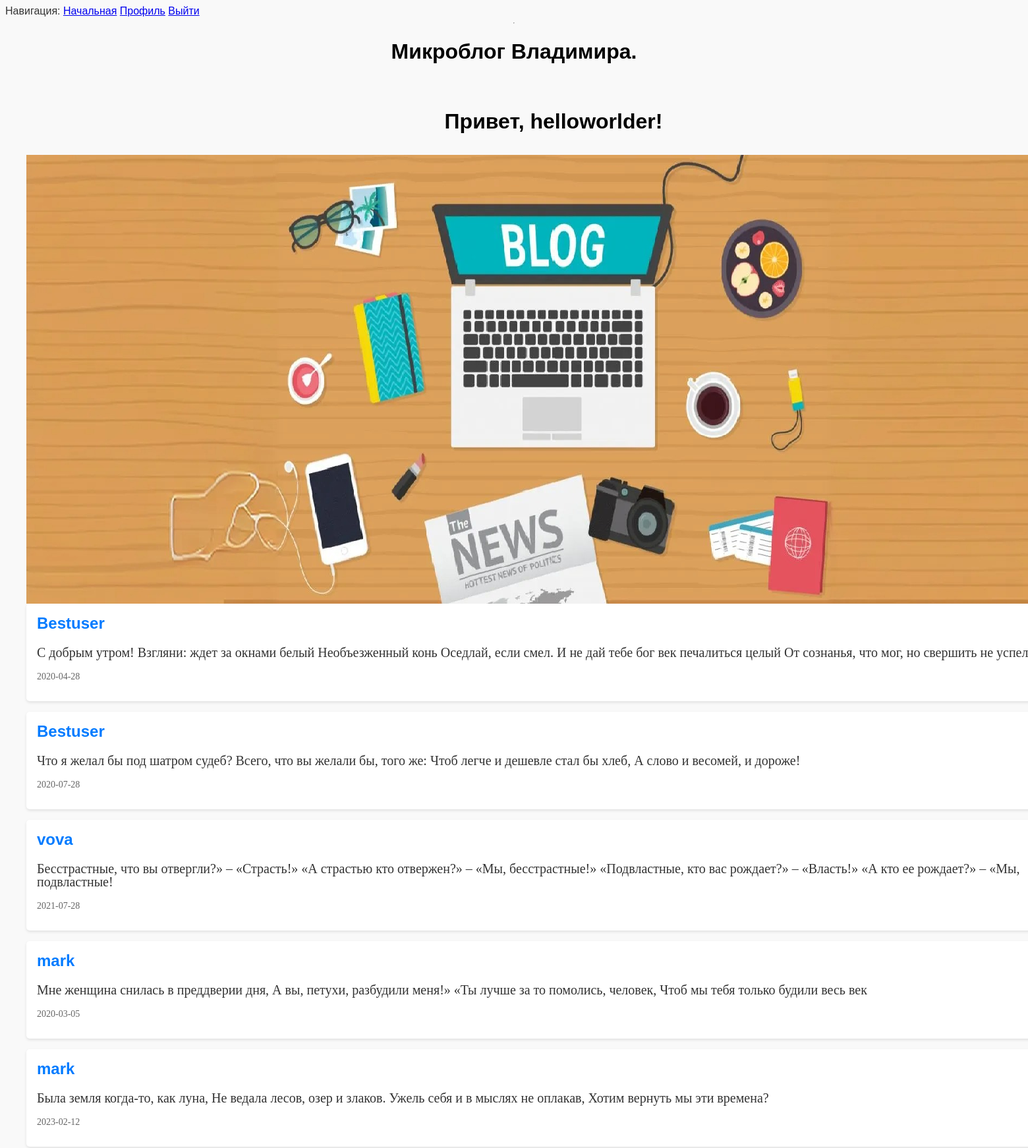
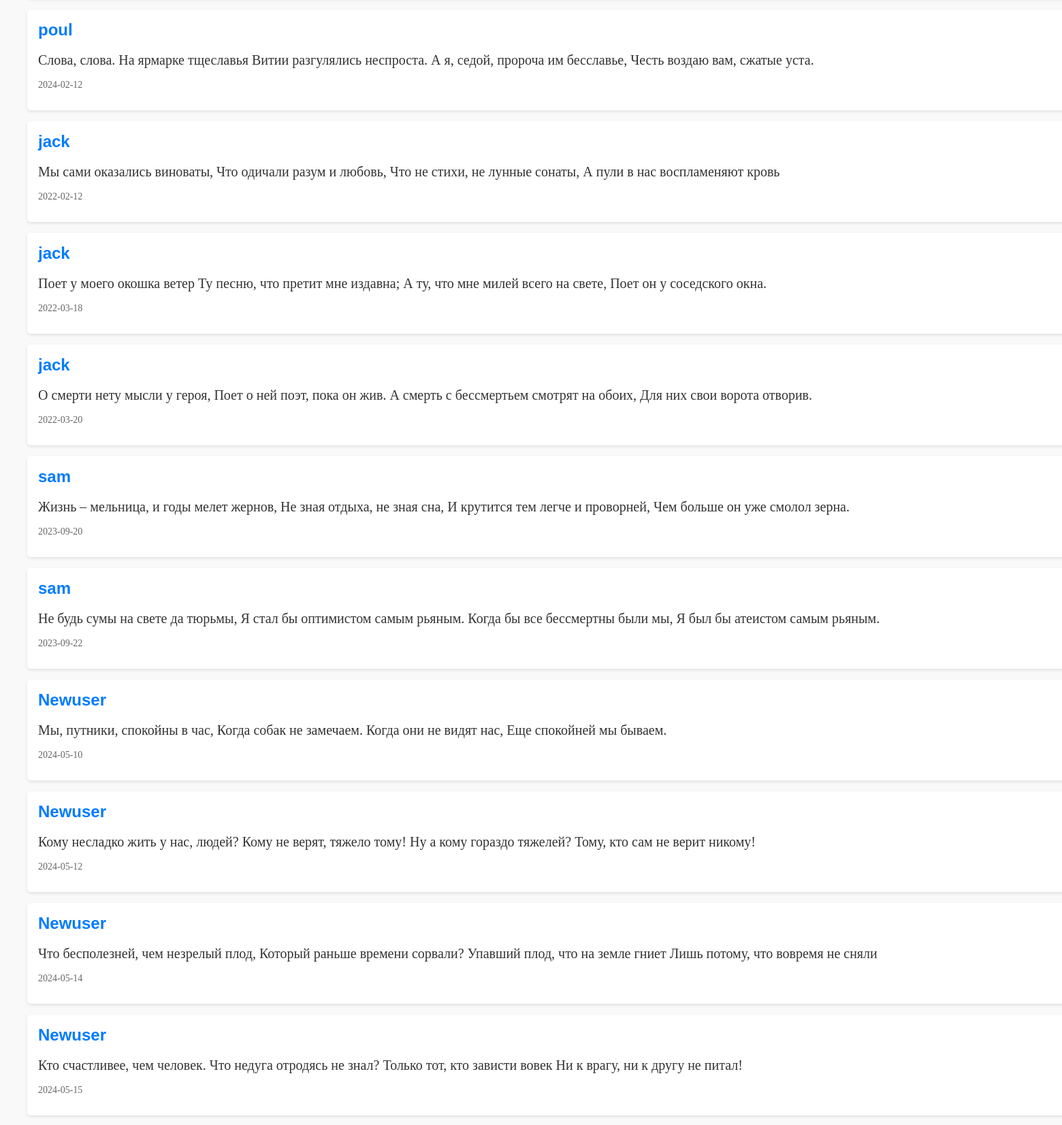
The app's page /index (signed in, upper part) with its own data (2 pictures, top to bottom).
### app/models.py (models this page shows, shortened)
class User(UserMixin, db.Model):
    id = db.Column(db.Integer, primary_key=True)
    username = db.Column(db.String(80), unique=True, nullable=False)
    email = db.Column(db.String(120), unique=True, nullable=False)
    password_hash = db.Column(db.String(128), nullable=False)
    avatar = db.Column(db.String(120), default='default_avatar.png')

class Post(db.Model):
    id = db.Column(db.Integer, primary_key=True)
    title = db.Column(db.String(120), nullable=False)
    text = db.Column(db.Text, nullable=False)
    date = db.Column(db.Text, nullable=False)
    user_id = db.Column(db.Integer, db.ForeignKey('user.id'), nullable=False)
    user = db.relationship('User', backref=db.backref('posts', lazy=True))

### app/routes.py (the view)
@app.route('/')
@app.route('/index')
@login_required
def index():
    app.logger.info('Проверка')
    user = {'username': 'User'}
    posts = Post.query.all()
    return render_template('index.html',
                           title='Home',
                           user=user,
                           posts=posts)

### app/models.py (called while the page is built)
@login.user_loader
def load_user(id):
    return db.session.get(User, int(id))

### app/templates/index.html (shortened to what this page needs)
{% extends "base.html" %}
{% block content %}
    <h1>Привет, {{ current_user.username }}!</h1>
    <section class="posts">
        <img  src="{{ url_for('static', filename='images/i3.png') }}">
        {% for post in posts %}
            <article class="post">
                <h2>{{ post.title }} </h2>
                <p>{{ post.text }} </p>
                <p class="post-meta">{{ post.date }}</p>
            </article>
        {% endfor %}
{% endblock %}

### app/templates/base.html (shortened to what this page needs)
<doctype html>
  <html>
      <head>
          <link rel="stylesheet" type="text/css" href="{{ url_for('static', filename='css/style.css') }}">
      </head>
      <body>
        <div class="wrapper">
        <div>Навигация:
            <a href="/index">Начальная</a>
            {% if current_user.is_anonymous %}
                <a href="/login">Войти</a>
            {% else %}
                <a href="{{ url_for('user', username=current_user.username) }}">Профиль</a>
                <a href="/logout">Выйти</a>
            {% endif %}
        </div>
        <hr>
          <header>
              <h1>Микроблог Владимира.</h1>
          </header>
          <main>
            {% block content %}{% endblock %}
          </main>
          </div>
      </body>
  </html>
</doctype>

### app/static/css/style.css (style rules this page uses)
body { background-color: #f9f9f9; color: #333; font-family: "Arial", sans-serif }
h1 { color: black; text-align: center; }
p { font-family: Times New Roman; font-size: 20px; }
header { padding: 1rem 0; text-align: center; }
header h1 { margin: 0; font-size: 2rem; }
main { flex: 1; padding: 2rem; max-width: 1600px; margin: 0 auto; }
.wrapper { display: flex; flex-direction: column; min-height: 100vh; }
.posts { margin: 2rem 0; }
.post { background-color: #fff; padding: 1rem; margin-bottom: 1rem; border-radius: 5px; box-shadow: 0 2px 4px rgba(0, 0, 0, 0.1) }
.post h2 { margin-top: 0; font-size: 1.5rem; color: #007BFF; }
.post p { line-height: 1.0; }
.post-meta { font-size: 0.875rem; color: #666; margin-top: 1rem; }

### records on screen
User: username "helloworlder"
Post: title "Bestuser", text "С добрым утром! Взгляни: ждет за окнами белый Необъезженный конь Оседлай, если смел. И не дай тебе бог век печалиться целый От сознанья, что мог, но свершить не…", date "2020-04-28"
Post: title "Bestuser", text "Что я желал бы под шатром судеб? Всего, что вы желали бы, того же: Чтоб легче и дешевле стал бы хлеб, А слово и весомей, и дороже!", date "2020-07-28"
Post: title "vova", text "Бесстрастные, что вы отвергли?» – «Страсть!» «А страстью кто отвержен?» – «Мы, бесстрастные!» «Подвластные, кто вас рождает?» – «Власть!» «А кто ее рождает?» – «Мы, подвластные!", date "2021-07-28"
Post: title "mark", text "Мне женщина снилась в преддверии дня, А вы, петухи, разбудили меня!» «Ты лучше за то помолись, человек, Чтоб мы тебя только будили весь век", date "2020-03-05"
Post: title "mark", text "Была земля когда-то, как луна, Не ведала лесов, озер и злаков. Ужель себя и в мыслях не оплакав, Хотим вернуть мы эти времена?", date "2023-02-12"
Post: title "poul", text "Слова, слова. На ярмарке тщеславья Витии разгулялись неспроста. А я, седой, пророча им бесславье, Честь воздаю вам, сжатые уста.", date "2024-02-12"
Post: title "jack", text "Мы сами оказались виноваты, Что одичали разум и любовь, Что не стихи, не лунные сонаты, А пули в нас воспламеняют кровь", date "2022-02-12"
Post: title "jack", text "Поет у моего окошка ветер Ту песню, что претит мне издавна; А ту, что мне милей всего на свете, Поет он у соседского окна.", date "2022-03-18"
Post: title "jack", text "О смерти нету мысли у героя, Поет о ней поэт, пока он жив. А смерть с бессмертьем смотрят на обоих, Для них свои ворота отворив.", date "2022-03-20"
Post: title "sam", text "Жизнь – мельница, и годы мелет жернов, Не зная отдыха, не зная сна, И крутится тем легче и проворней, Чем больше он уже смолол зерна.", date "2023-09-20"
Post: title "sam", text "Не будь сумы на свете да тюрьмы, Я стал бы оптимистом самым рьяным. Когда бы все бессмертны были мы, Я был бы атеистом самым рьяным.", date "2023-09-22"
Post: title "Newuser", text "Мы, путники, спокойны в час, Когда собак не замечаем. Когда они не видят нас, Еще спокойней мы бываем.", date "2024-05-10"
Post: title "Newuser", text "Кому несладко жить у нас, людей? Кому не верят, тяжело тому! Ну а кому гораздо тяжелей? Тому, кто сам не верит никому!", date "2024-05-12"
Post: title "Newuser", text "Что бесполезней, чем незрелый плод, Который раньше времени сорвали? Упавший плод, что на земле гниет Лишь потому, что вовремя не сняли", date "2024-05-14"
Post: title "Newuser", text "Кто счастливее, чем человек. Что недуга отродясь не знал? Только тот, кто зависти вовек Ни к врагу, ни к другу не питал!", date "2024-05-15"
